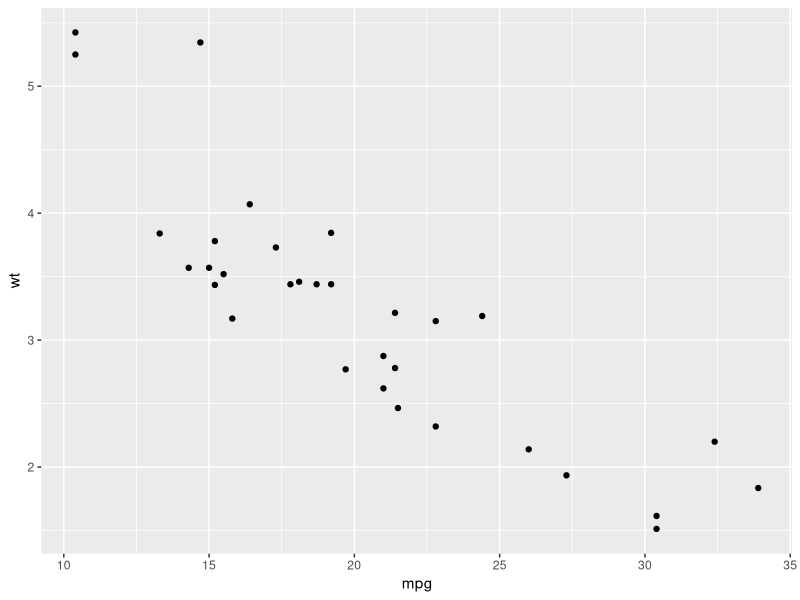
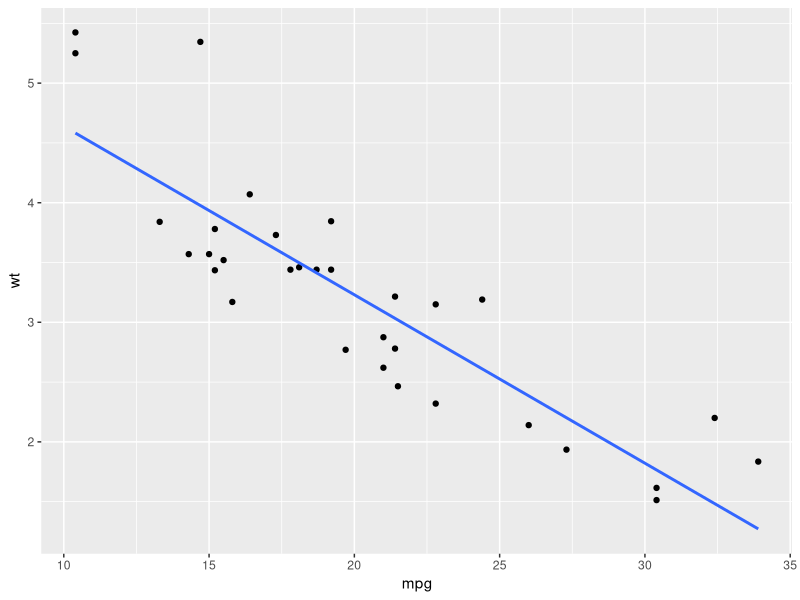

Write the R code that produced these figures, in order.
## ---- chunk 1
a <- c(10, 20, 30, 50, 33, 29, 10, 30, 100, 0, 4.5)
mean(a) # mean
median(a) # median
## ---- chunk 2
min(a) # minimum value
max(a) # maximum value
## ---- chunk 3
x <- quantile(a)
x # list of quantiles
x[2] # select the value by its index
## ---- chunk 4
data(mtcars)
library(ggplot2)
ggplot(mtcars, aes(mpg, wt)) +
  geom_point()
## ---- chunk 5
ggplot(mtcars, aes(mpg, wt)) +
  geom_point() +
  geom_smooth(method = "lm", se = F)
## ---- chunk 6
lm_fit <- lm(mpg ~ wt,      # formula
             data = mtcars) # dataset
summary(lm_fit)             # check result
## ---- chunk 7
summary(lm_fit)$r.squared   # value of R2
## ---- chunk 8
coefficients(lm_fit)        # only check the coefficient
## ---- chunk 9
mlm_fit <- lm(mpg ~ disp + hp + wt,
          mtcars)
summary(mlm_fit)
summary(mlm_fit)$r.squared
## ---- chunk 10
logit_reg <- glm(am ~ cyl + hp + wt,
                 mtcars,
                 family = binomial)
summary(logit_reg)
